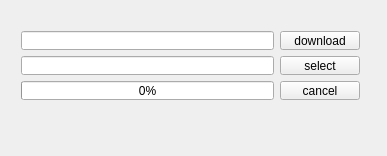
<?xml version="1.0" encoding="UTF-8"?>
<ui version="4.0">
 <class>Widget</class>
 <widget class="QWidget" name="Widget">
  <property name="enabled">
   <bool>true</bool>
  </property>
  <property name="geometry">
   <rect>
    <x>0</x>
    <y>0</y>
    <width>387</width>
    <height>156</height>
   </rect>
  </property>
  <property name="sizePolicy">
   <sizepolicy hsizetype="Fixed" vsizetype="Fixed">
    <horstretch>0</horstretch>
    <verstretch>0</verstretch>
   </sizepolicy>
  </property>
  <property name="minimumSize">
   <size>
    <width>387</width>
    <height>156</height>
   </size>
  </property>
  <property name="maximumSize">
   <size>
    <width>387</width>
    <height>156</height>
   </size>
  </property>
  <property name="cursor">
   <cursorShape>ArrowCursor</cursorShape>
  </property>
  <property name="contextMenuPolicy">
   <enum>Qt::NoContextMenu</enum>
  </property>
  <property name="windowTitle">
   <string>download manager</string>
  </property>
  <property name="windowIcon">
   <iconset>
    <normaloff>../build-filedownloader-Desktop_Qt_5_12_0_MinGW_64_bit-Debug/debug/icons8-download-64.png</normaloff>../build-filedownloader-Desktop_Qt_5_12_0_MinGW_64_bit-Debug/debug/icons8-download-64.png</iconset>
  </property>
  <widget class="QWidget" name="layoutWidget">
   <property name="geometry">
    <rect>
     <x>10</x>
     <y>20</y>
     <width>361</width>
     <height>91</height>
    </rect>
   </property>
   <layout class="QGridLayout" name="gridLayout">
    <item row="0" column="0">
     <widget class="QLineEdit" name="UrlLineEdit">
      <property name="toolTip">
       <string>insert url address</string>
      </property>
     </widget>
    </item>
    <item row="0" column="1">
     <widget class="QPushButton" name="downloadButton">
      <property name="text">
       <string>download</string>
      </property>
     </widget>
    </item>
    <item row="1" column="0">
     <widget class="QLineEdit" name="TargetFolderLineEdit">
      <property name="toolTip">
       <string>choose the folder</string>
      </property>
     </widget>
    </item>
    <item row="1" column="1">
     <widget class="QPushButton" name="selectButton">
      <property name="text">
       <string>select</string>
      </property>
     </widget>
    </item>
    <item row="2" column="0">
     <widget class="QProgressBar" name="downloadProgressBar">
      <property name="toolTip">
       <string>loading</string>
      </property>
      <property name="inputMethodHints">
       <set>Qt::ImhNone</set>
      </property>
      <property name="value">
       <number>0</number>
      </property>
      <property name="textDirection">
       <enum>QProgressBar::TopToBottom</enum>
      </property>
      <property name="format">
       <string>%p%</string>
      </property>
     </widget>
    </item>
    <item row="2" column="1">
     <widget class="QPushButton" name="cancelButton">
      <property name="text">
       <string>cancel</string>
      </property>
     </widget>
    </item>
   </layout>
  </widget>
 </widget>
 <layoutdefault spacing="6" margin="11"/>
 <resources/>
 <connections/>
</ui>
